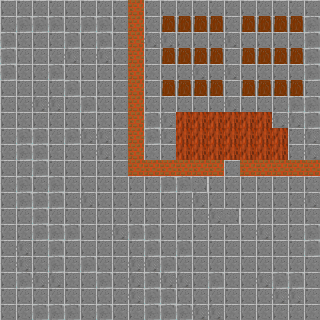

This is a level from a 2D game, rendered from its Tiled map with the project's own tilesets. A one-line summary and the map file follow, with tile-layer data summarised:
An orthogonal 20x20 tile map with 16x16 px tiles, 1 tile layer (Tile Layer 1).

<map version="1.0" tiledversion="1.1.1" orientation="orthogonal" renderorder="right-down" width="20" height="20" tilewidth="16" tileheight="16" infinite="0" nextobjectid="1">
 <tileset firstgid="1" name="Tiles" tilewidth="16" tileheight="16" tilecount="9" columns="3">
  <image source="../images/TileSheet.png" trans="ff00ff" width="48" height="48" />
 </tileset>
 <layer name="Tile Layer 1" width="20" height="20">
  <data>[400 cells, 400 non-empty, 6 distinct tile ids]</data>
 </layer>
</map>